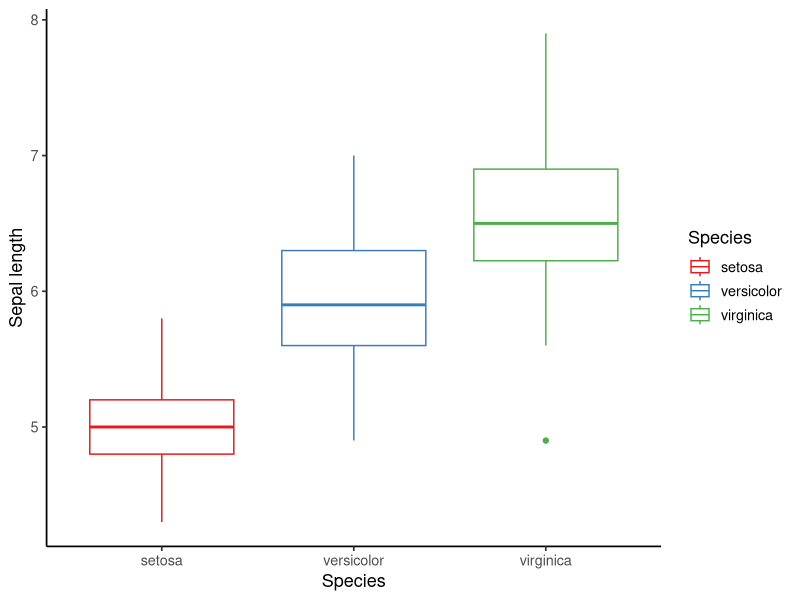
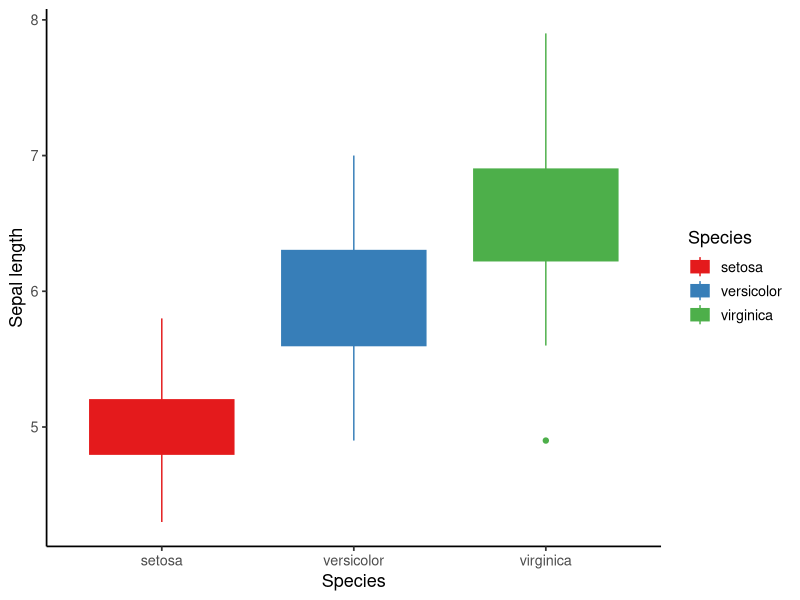
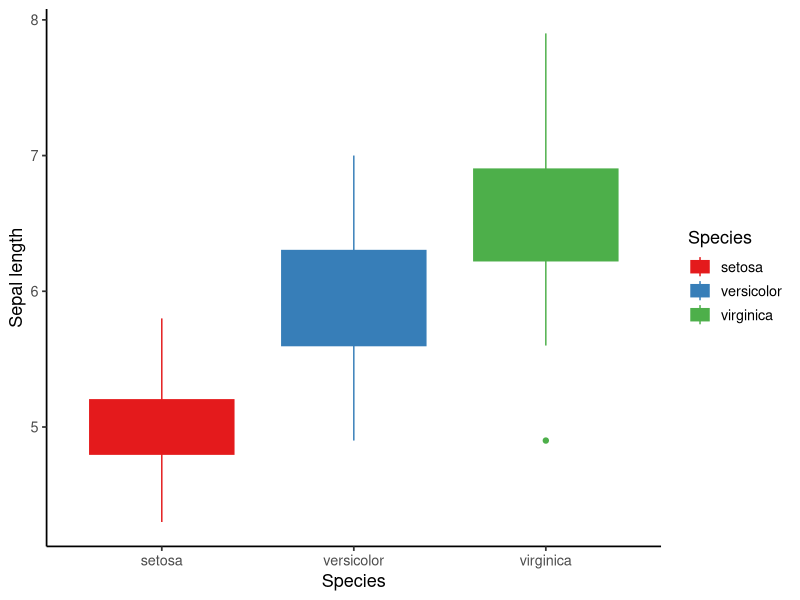
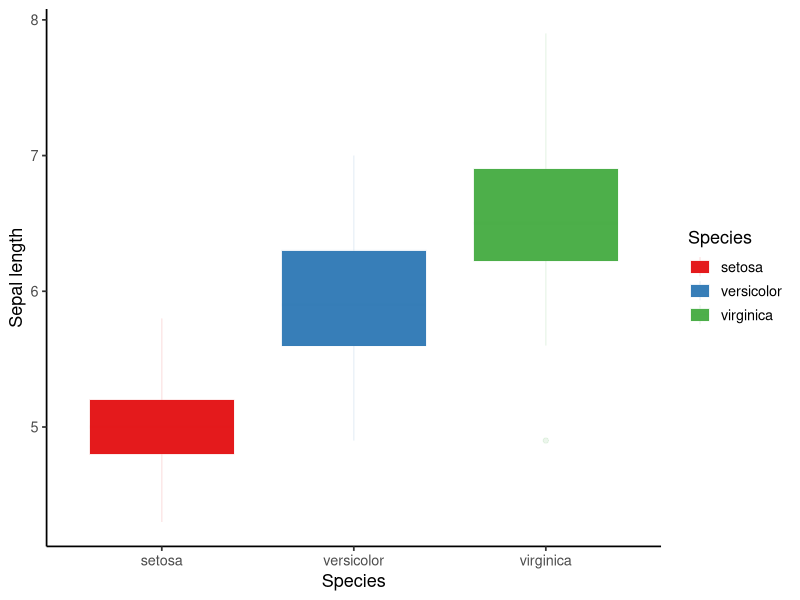
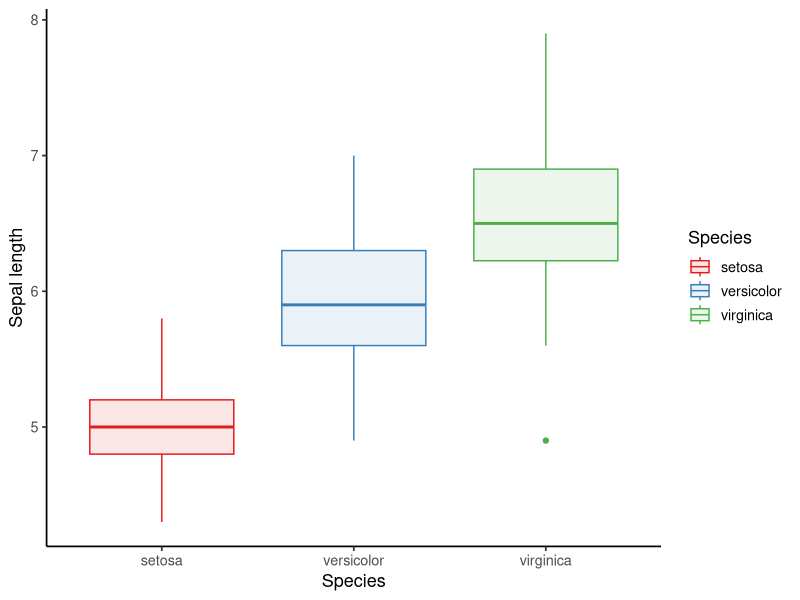
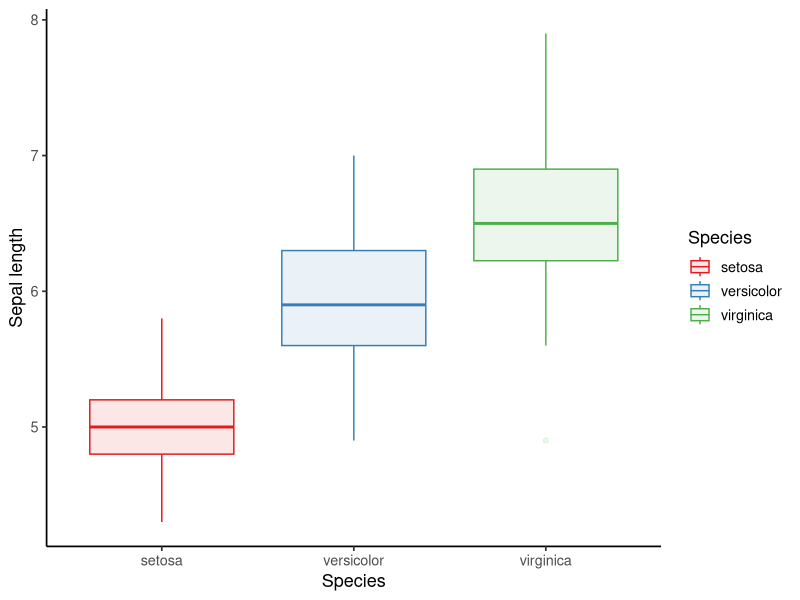

Source code (R) for these figures, in order:
## ---- chunk 1
knitr::opts_chunk$set(message = F, 
                      error = F, 
                      warning = F,
                      fig.align = "center")

## ---- chunk 2
library(tidyverse)

ggplot(iris, aes(x = Species, y = Sepal.Length)) + 
  geom_boxplot(aes(color = Species)) +
  scale_color_brewer(palette = "Set1") + 
  labs(x = "Species", y = "Sepal length") + 
  theme_classic(base_size = 13)

## ---- chunk 3
ggplot(iris, aes(x = Species, y = Sepal.Length)) + 
  geom_boxplot(aes(color = Species, fill = Species)) +
  scale_color_brewer(palette = "Set1") + 
  scale_fill_brewer(palette = "Set1") +
  labs(x = "Species", y = "Sepal length") + 
  theme_classic(base_size = 13)

## ---- chunk 4
ggplot(iris, aes(x = Species, y = Sepal.Length)) + 
  geom_boxplot(aes(color = Species, fill = after_scale(color))) +
  scale_color_brewer(palette = "Set1") +
  labs(x = "Species", y = "Sepal length") + 
  theme_classic(base_size = 13)

## ---- chunk 5
ggplot(iris, aes(x = Species, y = Sepal.Length)) + 
  geom_boxplot(aes(color = Species, fill = after_scale(color),
                   color = after_scale(alpha(color, 0.1)))) +
  scale_color_brewer(palette = "Set1") + 
  labs(x = "Species", y = "Sepal length") + 
  theme_classic(base_size = 13)

## ---- chunk 6
ggplot(iris, aes(x = Species, y = Sepal.Length)) + 
  geom_boxplot(aes(color = Species, fill = after_scale(alpha(color, 0.1)))) +
  scale_color_brewer(palette = "Set1") + 
  labs(x = "Species", y = "Sepal length") + 
  theme_classic(base_size = 13)

## ---- chunk 7
ggplot(iris, aes(x = Species, y = Sepal.Length)) + 
  geom_boxplot(aes(color = Species, fill = after_scale(color)), alpha = 0.1) +
  scale_color_brewer(palette = "Set1") + 
  labs(x = "Species", y = "Sepal length") + 
  theme_classic(base_size = 13)
